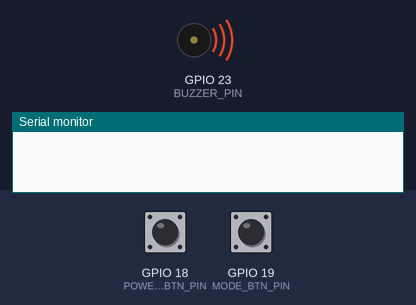
The program below on a simulated ESP32. On the bench: buzzer (waves = sounding), the last lines printed to the serial monitor. The test bench sets the inputs (shaded band); at power-on: GPIO 18 (POWER_BTN_PIN) HIGH, GPIO 19 (MODE_BTN_PIN) HIGH. Random numbers use the default seed unless the program sets one.

Above: at 1.2 s.
1.3 s: GPIO 18 (POWER_BTN_PIN) pulled LOW for 0.15 s
At 2.5 s:
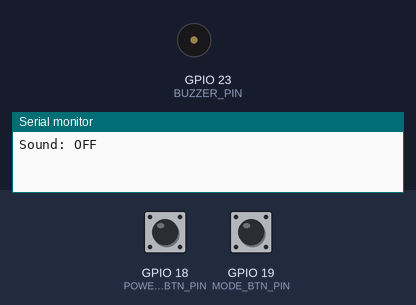
4.5 s: GPIO 18 (POWER_BTN_PIN) pulled LOW for 1 s
At 5.0 s:
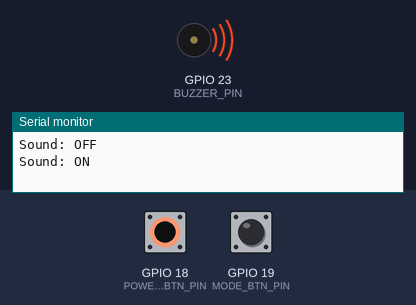
7.0 s: GPIO 18 (POWER_BTN_PIN) pulled LOW for 3.2 s
Timing chart, 0 to 10.0 s (numbered marks = the images above; inputs shaded):
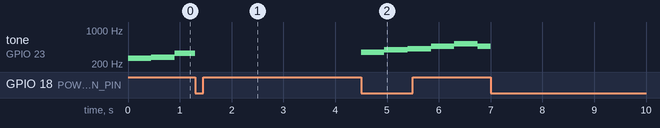

The program:

main.cpp
```cpp
#include <Arduino.h>
#include "pitches.h"

const int BUZZER_PIN    = 23;
const int BUZZER_CH     = 0;
const int MODE_BTN_PIN  = 19;   // кнопка режимів
const int POWER_BTN_PIN = 18;   // кнопка вкл/викл звуку

// 0 = off, 1 = scale (Hijaz), 2 = arabic pattern, 3 = improv
int mode = 1;                   // стартовий режим (наприклад 1)
bool soundEnabled = true;       // звук увімкнений

int lastModeBtnState  = HIGH;
int lastPowerBtnState = HIGH;

const int BASE_TEMPO_MS = 1800;

// --- Hijaz / Phrygian dominant на C ---
// Режим 1: гамма
int melodyScale[] = {
  NOTE_C4, NOTE_DB4, NOTE_E4, NOTE_F4,
  NOTE_G4, NOTE_AB4, NOTE_BB4, NOTE_C5,
  NOTE_BB4, NOTE_AB4, NOTE_G4, NOTE_F4,
  NOTE_E4, NOTE_DB4, NOTE_C4
};
int durScale[] = {
  4,4,4,4,
  4,4,4,4,
  4,4,4,4,
  4,4,4
};

// Режим 2: фіксований патерн
int melodyArab[] = {
  NOTE_C4,  NOTE_DB4, NOTE_E4,  NOTE_DB4,
  NOTE_C4,  NOTE_G4,  NOTE_F4,  NOTE_E4,
  NOTE_DB4, NOTE_C4,  NOTE_BB4, NOTE_AB4,
  NOTE_G4,  NOTE_F4,  NOTE_E4,  NOTE_DB4,
  NOTE_C4
};
int durArab[] = {
  4, 8, 8, 4,
  2, 8, 8, 4,
  4, 8, 8, 4,
  4, 4, 2
};

// Режим 3: «зважений» Hijaz
int hijazNotes[] = {
  NOTE_C4, NOTE_C4, NOTE_C4,
  NOTE_E4, NOTE_E4,
  NOTE_G4, NOTE_G4,
  NOTE_DB4, NOTE_F4, NOTE_AB4, NOTE_BB4, NOTE_C5
};
const int hijazLen = sizeof(hijazNotes) / sizeof(hijazNotes[0]);

int improvDurDivs[] = {2, 4, 4, 4};
const int improvDurLen = sizeof(improvDurDivs) / sizeof(improvDurDivs[0]);

int idxScale = 0;
int idxArab  = 0;
unsigned long lastNoteTime = 0;
int currentNoteDur = 0;   // мс

void setup() {
  Serial.begin(9600);

  ledcSetup(BUZZER_CH, 2000, 10);
  ledcAttachPin(BUZZER_PIN, BUZZER_CH);

  pinMode(MODE_BTN_PIN,  INPUT_PULLUP);
  pinMode(POWER_BTN_PIN, INPUT_PULLUP);

  randomSeed(analogRead(0));
}

// кнопка режимів: циклічно 1->2->3->1...
void handleModeButton() {
  int reading = digitalRead(MODE_BTN_PIN);

  if (lastModeBtnState == HIGH && reading == LOW) {
    mode++;
    if (mode > 3) mode = 1;   // тільки 1..3, 0 тепер значить "режим є, але звук вимкнений"
    Serial.print("Mode: ");
    Serial.println(mode);

    idxScale = 0;
    idxArab  = 0;
    lastNoteTime   = millis();
    currentNoteDur = 0;
  }

  lastModeBtnState = reading;
}

// кнопка живлення звуку: toggle
void handlePowerButton() {
  int reading = digitalRead(POWER_BTN_PIN);

  if (lastPowerBtnState == HIGH && reading == LOW) {
    soundEnabled = !soundEnabled;
    Serial.print("Sound: ");
    Serial.println(soundEnabled ? "ON" : "OFF");

    if (!soundEnabled) {
      ledcWriteTone(BUZZER_CH, 0);  // миттєво глушимо
    } else {
      lastNoteTime   = millis();
      currentNoteDur = 0;
    }
  }

  lastPowerBtnState = reading;
}

// Режим 1
void stepScale() {
  unsigned long now = millis();
  int length = sizeof(melodyScale) / sizeof(melodyScale[0]);

  if (idxScale >= length) {
    idxScale = 0;
    ledcWriteTone(BUZZER_CH, 0);
    lastNoteTime   = now;
    currentNoteDur = 500;
    return;
  }

  if (now - lastNoteTime >= (unsigned long)currentNoteDur) {
    int note     = melodyScale[idxScale];
    int noteType = durScale[idxScale];

    int noteDuration = BASE_TEMPO_MS / noteType;

    if (note > 0 && soundEnabled) {
      ledcWriteTone(BUZZER_CH, note);
    } else {
      ledcWriteTone(BUZZER_CH, 0);
    }

    currentNoteDur = noteDuration;
    lastNoteTime   = now;
    idxScale++;
  }
}

// Режим 2
void stepArab() {
  unsigned long now = millis();
  int length = sizeof(melodyArab) / sizeof(melodyArab[0]);

  if (idxArab >= length) {
    idxArab = 0;
    ledcWriteTone(BUZZER_CH, 0);
    lastNoteTime   = now;
    currentNoteDur = 700;
    return;
  }

  if (now - lastNoteTime >= (unsigned long)currentNoteDur) {
    int note     = melodyArab[idxArab];
    int noteType = durArab[idxArab];

    int noteDuration = BASE_TEMPO_MS / noteType;

    if (note > 0 && soundEnabled) {
      ledcWriteTone(BUZZER_CH, note);
    } else {
      ledcWriteTone(BUZZER_CH, 0);
    }

    currentNoteDur = noteDuration;
    lastNoteTime   = now;
    idxArab++;
  }
}

// Режим 3: фразова імпровізація в Hijaz
void stepImprov() {
  // фраза: кілька нот поспіль у вибраному напрямку (вгору/вниз), потім пауза
  static int  curIndex      = 0;     // поточна позиція в ладі
  static int  notesInPhrase = 0;     // скільки нот вже зіграно у фразі
  static int  phraseLength  = 0;     // довжина поточної фрази (4–6)
  static int  direction     = 1;     // 1 = вгору, -1 = вниз
  static bool inPause       = false; // зараз в паузі між фразами

  unsigned long now = millis();

  if (now - lastNoteTime < (unsigned long)currentNoteDur) {
    return;
  }

  if (inPause) {
    // пауза між фразами закінчилась -> починаємо нову фразу
    inPause       = false;
    notesInPhrase = 0;
    // новий напрямок (вгору чи вниз)
    direction = random(0, 2) == 0 ? 1 : -1;
    // нова довжина фрази 4–6 нот
    phraseLength = 4 + random(0, 3); // 4,5,6
    // стартова нота: частіше C/E/G
    curIndex = random(0, hijazLen);  // можна залишити як є, бо масив уже «зважений»
  }

  // якщо фраза ще не закінчилась
  if (notesInPhrase < phraseLength) {
    // рухаємося на 0,1 або 2 ступені в обраний бік
    int step = random(0, 3) * direction; // 0, +/-1, +/-2
    curIndex += step;
    if (curIndex < 0) curIndex = 0;
    if (curIndex >= hijazLen) curIndex = hijazLen - 1;

    int note = hijazNotes[curIndex];

    // тривалість ноти: половина чи чверть (іноді половина довша)
    int div = (random(0, 3) == 0) ? 2 : 4;  // 1/2 або 1/4
    int noteDuration = BASE_TEMPO_MS / div;

    if (note > 0 && soundEnabled) {
      ledcWriteTone(BUZZER_CH, note);
    } else {
      ledcWriteTone(BUZZER_CH, 0);
    }

    currentNoteDur = noteDuration;
    lastNoteTime   = now;
    notesInPhrase++;

    // іноді спеціально закінчуємо фразу на "опорі" (C/E/G)
    if (notesInPhrase == phraseLength) {
      int resolveChance = random(0, 3); // ~1/3
      if (resolveChance == 0) {
        // форсуємо тоніку
        ledcWriteTone(BUZZER_CH, NOTE_C4);
        currentNoteDur = BASE_TEMPO_MS / 2; // довша нота
        lastNoteTime   = now;
      }
    }

  } else {
    // фраза закінчилась -> пауза
    ledcWriteTone(BUZZER_CH, 0);
    inPause       = true;
    currentNoteDur = 500 + random(0, 400); // 0.5–0.9 c паузи
    lastNoteTime   = now;
  }
}

void loop() {
  handleModeButton();
  handlePowerButton();

  if (!soundEnabled) {
    ledcWriteTone(BUZZER_CH, 0);  // повна тиша незалежно від режиму
    return;
  }

  if (mode == 1) {
    stepScale();
  } else if (mode == 2) {
    stepArab();
  } else if (mode == 3) {
    stepImprov();
  }
}
```

pitches.h
```cpp
#pragma once

#define NOTE_C4  262
#define NOTE_DB4 277
#define NOTE_D4  294
#define NOTE_E4  330
#define NOTE_F4  349
#define NOTE_G4  392
#define NOTE_AB4 415
#define NOTE_BB4 466
#define NOTE_C5  523
```

Measured:
- after the input at 4.5 s, tone on GPIO 23 (BUZZER_PIN): plays 349 Hz for 0.45 s, 392 Hz for 0.45 s, 415 Hz for 0.45 s, 466 Hz for 0.45 s, 523 Hz for 0.45 s, 466 Hz for 0.25 s, starting at once
